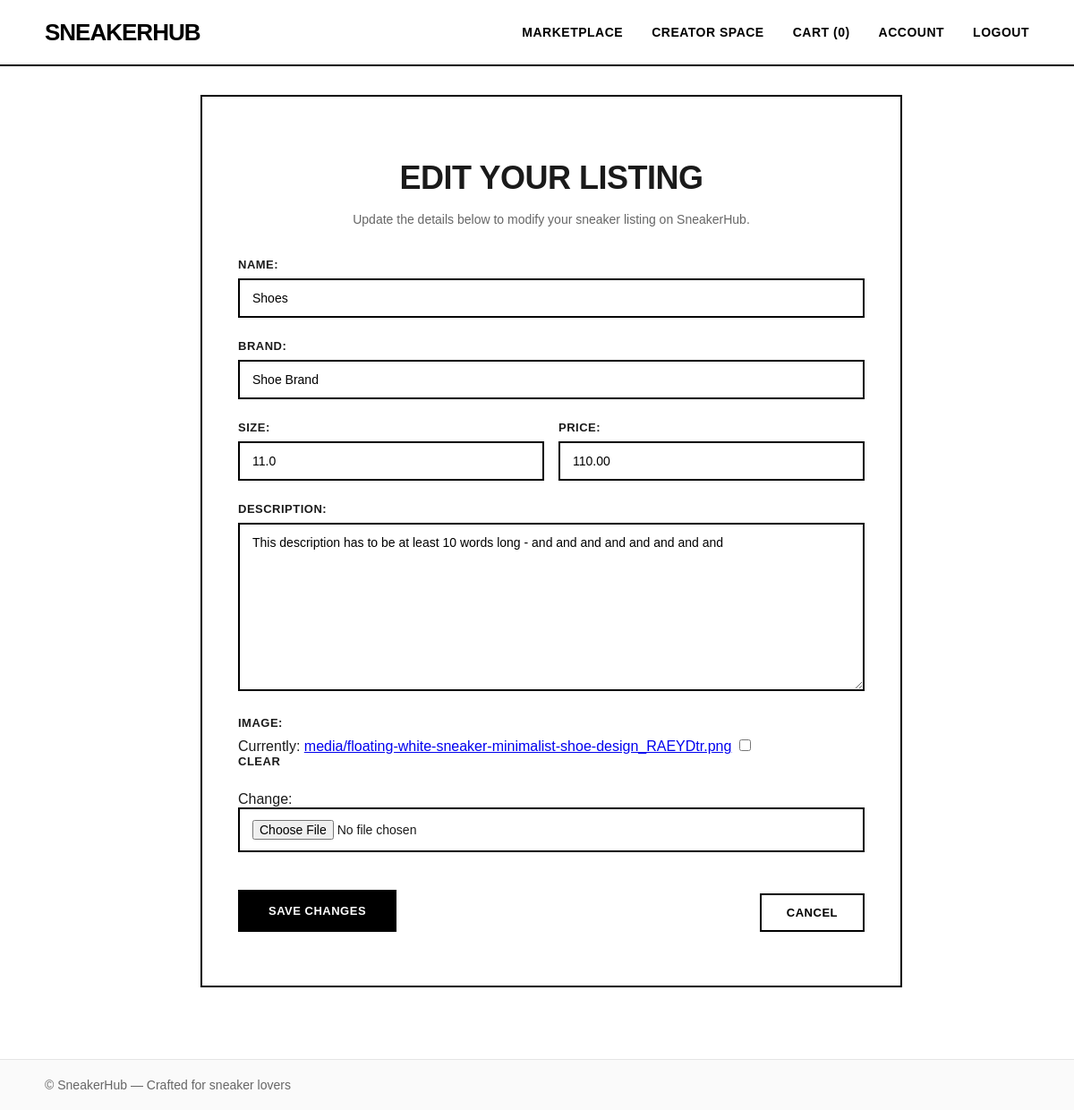
/listings/edit/8/ (signed in), run on an earlier commit of the app's database.
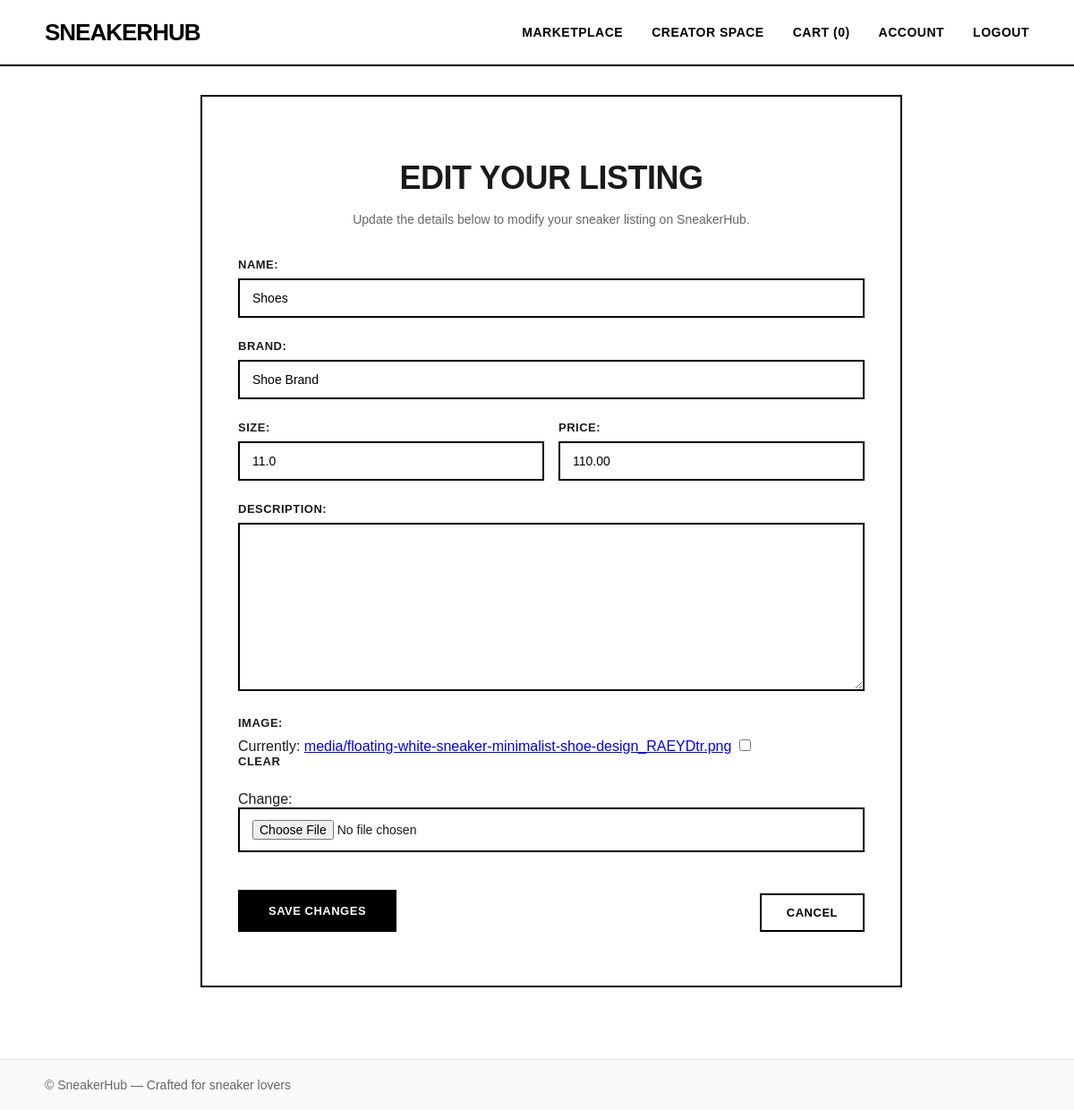
And on a later commit of the database.
### marketplace/models.py (models this page shows, shortened)
class Sneaker(models.Model):
    name = models.CharField(max_length=255)
    brand = models.CharField(max_length=255)
    size = models.DecimalField(max_digits=4, decimal_places=1)
    price = models.DecimalField(max_digits=10, decimal_places=2)
    description = models.TextField(blank=True, null=True)
    image = models.ImageField(upload_to='media/', blank=True, null=True)
    owner = models.ForeignKey(
        settings.AUTH_USER_MODEL,
        on_delete=models.CASCADE,
        related_name='sneakers'
    )
    created_at = models.DateTimeField(auto_now_add=True)
    updated_at = models.DateTimeField(auto_now=True)

### listings/views.py (the view)
# urls.py: path('listings/edit/<int:sneaker_id>/', editListingView, name='edit_listing'),
@login_required
def editListingView(request, sneaker_id):
    sneaker = get_object_or_404(Sneaker, id=sneaker_id, owner=request.user)
    if request.method == 'POST':
        form = ListingCreationForm(request.POST, request.FILES, instance=sneaker)
        if form.is_valid():
            form.save()
            return redirect('sneaker_detail', sneaker_id=sneaker.id)
    else:
        form = ListingCreationForm(instance=sneaker)
    return render(request, 'edit_listing.html', {'form': form, 'sneaker': sneaker})

### listings/forms.py (shortened to what this page needs)
class ListingCreationForm(forms.ModelForm):
    class Meta:
        model = Sneaker
        fields = ['name', 'brand', 'size', 'price', 'description', 'image']

### templates/edit_listing.html (shortened to what this page needs)
{% extends 'base.html' %}
{% load static %}
{% block content %}
<section class="create-listing-section">
    <div class="container">
        <div class="create-card">
            <h1>Edit Your Listing</h1>
            <p class="create-listing-subtitle">Update the details below to modify your sneaker listing on SneakerHub.</p>
            <form method="post" enctype="multipart/form-data" class="create-listing-form">
                <div class="form-group">
                    {{ form.name.label_tag }}
                    {{ form.name }}
                </div>
                <div class="form-group">
                    {{ form.brand.label_tag }}
                    {{ form.brand }}
                </div>
                <div class="form-row">
                    <div class="form-group form-half">
                        {{ form.size.label_tag }}
                        {{ form.size }}
                    </div>
                    <div class="form-group form-half">
                        {{ form.price.label_tag }}
                        {{ form.price }}
                    </div>
                </div>
                <div class="form-group">
                    {{ form.description.label_tag }}
                    {{ form.description }}
                </div>
                <div class="form-group">
                    {{ form.image.label_tag }}
                    {{ form.image }}
                </div>
                <div class="form-actions">
                    <button type="submit" class="btn-primary">Save Changes</button>
                    <a href="{% url 'marketplace' %}" class="btn-secondary create-btn">Cancel</a>
                </div>
            </form>
        </div>
    </div>
</section>
{% endblock %}

What changed in the data, as far as the page shows it:
changed Sneaker "Shoes": description "This description has to be at least 10 words long - and and and and and and and and" → (not shown)
